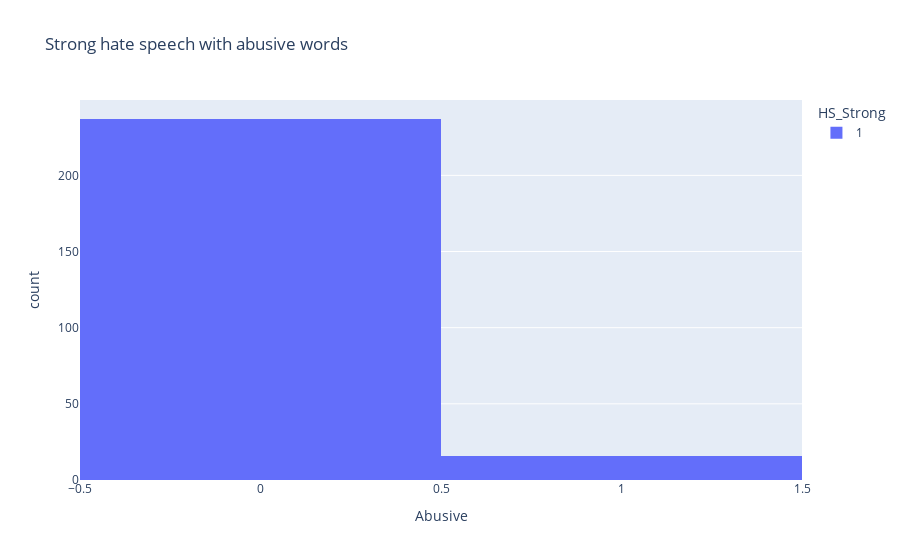

The notebook cell saved with this chart:
### Markdown cell above
## Abusive words count for weak and strong hate speeches

### Code cell
fig = px.histogram(filtered_strong_HS_data, x="Abusive", color="HS_Strong", title="Strong hate speech with abusive words")
fig.show()

### Figure 1 — Plotly figure (JSON) as saved in the notebook; plotly's stock layout.template omitted (floating-point values rounded to 4 significant figures; data arrays with more than 128 entries replaced by an {"elided": "..."} marker saying what was removed)
{"data": [{"alignmentgroup": "True", "bingroup": "x", "hovertemplate": "HS_Strong=1<br>Abusive=%{x}<br>count=%{y}<extra></extra>", "legendgroup": "1", "marker": {"color": "#636efa", "pattern": {"shape": ""}}, "name": "1", "offsetgroup": "1", "orientation": "v", "showlegend": true, "type": "histogram", "x": {"elided": "253 int values"}, "xaxis": "x", "yaxis": "y"}], "layout": {"barmode": "relative", "legend": {"title": {"text": "HS_Strong"}, "tracegroupgap": 0}, "title": {"text": "Strong hate speech with abusive words"}, "xaxis": {"anchor": "y", "domain": [0, 1], "title": {"text": "Abusive"}}, "yaxis": {"anchor": "x", "domain": [0, 1], "title": {"text": "count"}}}}
